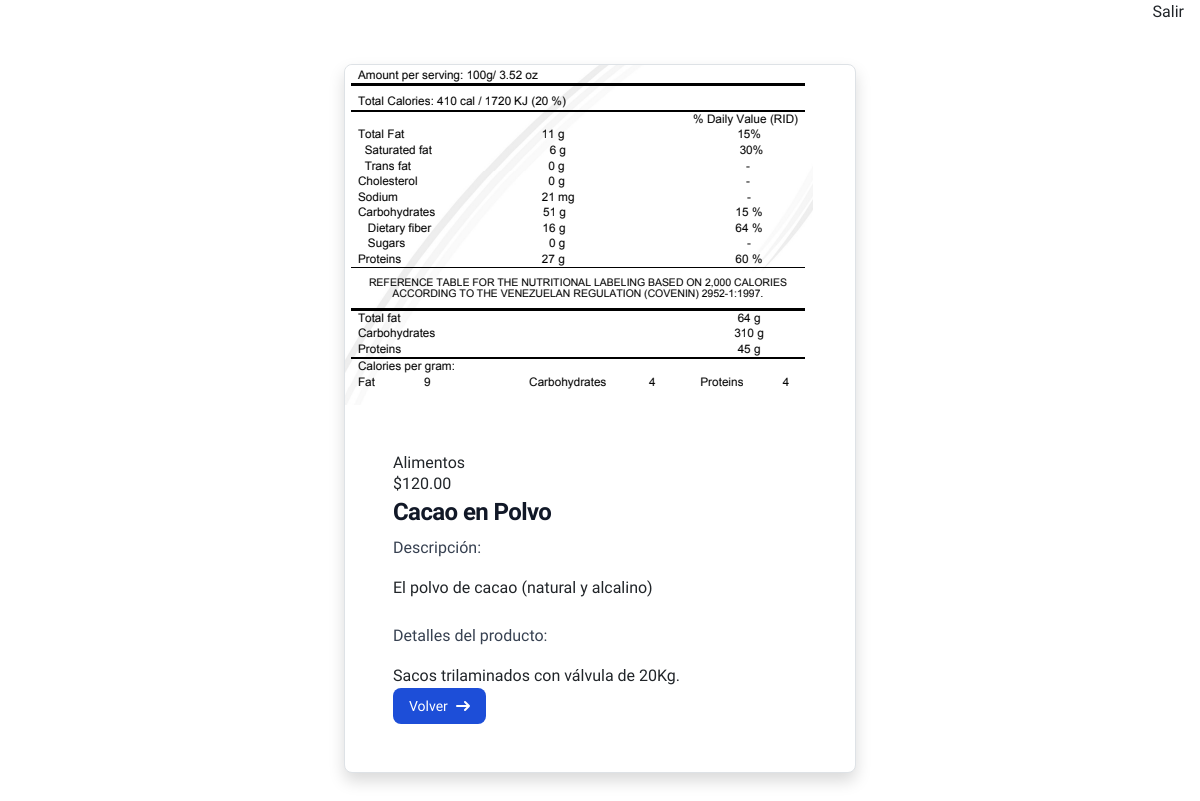
Page /shop/1/cacao-en-polvo/ on the committed database.
### shop/models.py (models this page shows, shortened)
class Product(models.Model):
    category = models.ForeignKey(Category,
                                 related_name='products',
                                 on_delete=models.CASCADE)
    name = models.CharField(max_length=200)
    slug = models.SlugField(max_length=200)
    image = models.ImageField(upload_to='products/%Y/%m/%d',
                              blank=True)
    description = models.TextField(blank=True)
    detalle = models.TextField(blank=True)
    price = models.DecimalField(max_digits=10,
                                decimal_places=2)
    cant = models.DecimalField(max_digits=10,
                                decimal_places=2)
    available = models.BooleanField(default=True)
    created = models.DateTimeField(auto_now_add=True)
    updated = models.DateTimeField(auto_now=True)
    class Meta:
        ordering = ['name']
        indexes = [
            models.Index(fields=['id', 'slug']),
            models.Index(fields=['name']),
            models.Index(fields=['-created']),
        ]

class Category(models.Model):
    name = models.CharField(max_length=200)
    slug = models.SlugField(max_length=200,
                            unique=True)
    class Meta:
        ordering = ['name']
        indexes = [
            models.Index(fields=['name']),
        ]
        verbose_name = 'category'
        verbose_name_plural = 'categories'
    def __str__(self):
        return self.name
    def get_absolute_url(self):
        return reverse('shop:product_list_by_category',
                       args=[self.slug])

### shop/views.py (the view)
# urls.py: path('<int:id>/<slug:slug>/', views.product_detail,
def product_detail(request, id, slug):
    product = get_object_or_404(Product,
                                id=id,
                                slug=slug,
                                available=True)
    return render(request,
                  'shop/product/detail.html',
                  {'product': product})

### shop/templates/shop/product/detail.html (shortened to what this page needs)
{% extends "base.html" %}
{% load static %}
{% block content %}
 <div class="fixed-top text-end">
     <span class="mx-3 text-end ">
        <a href="{% url "account:index" %}" class="no-underline">Salir</a>
    </span>
</div>
<div class="mb-5 p-3">
      <div class="mt-5 h-auto max-w-lg mx-auto  bg-white border border-gray-200 rounded-lg shadow dark:bg-gray-800 dark:border-gray-700 ">
    <a href="#">
        <img class="rounded-t-lg "  src="{% if product.image %}{{ product.image.url }}{% else %}
    {% static "img/ad.png" %}{% endif %}" alt="Aditivos_Qu&iacute;micos">
    </a>
    <div class="p-5">
        <a href="#">
              <h2>
      <a href="{{ product.category.get_absolute_url }}">
        {{ product.category }}
      </a>
    </h2>
     <p class="price">${{ product.price }}</p>
            <h5 class="mb-2 text-2xl font-bold tracking-tight text-gray-900 dark:text-white">{{ product.name }}</h5>
        </a>
        <p class="mb-3 font-normal text-gray-700 dark:text-gray-400">Descripción: {{ product.description|linebreaks }} <br></p>
          <p class="mb-3 font-normal text-gray-700 dark:text-gray-400"> Detalles del producto: <br> {{ product.detalle|linebreaks }}</p>
        <a href="{% url 'shop:product_list' %}" class="inline-flex items-center px-3 py-2 text-sm font-medium text-center text-white bg-blue-700 rounded-lg hover:bg-blue-800 focus:ring-4 focus:outline-none focus:ring-blue-300 dark:bg-blue-600 dark:hover:bg-blue-700 dark:focus:ring-blue-800">
            Volver
             <svg class="rtl:rotate-180 w-3.5 h-3.5 ms-2" aria-hidden="true" xmlns="http://www.w3.org/2000/svg" fill="none" viewBox="0 0 14 10">
                <path stroke="currentColor" stroke-linecap="round" stroke-linejoin="round" stroke-width="2" d="M1 5h12m0 0L9 1m4 4L9 9"/>
            </svg>
        </a>
    </div>
</div>
</div>
{% endblock %}

### rows in the picture
Product: image (picture), category "Alimentos", price "120.00", name "Cacao en Polvo", description "El polvo de cacao (natural y alcalino)", detalle "Sacos trilaminados con válvula de 20Kg."
